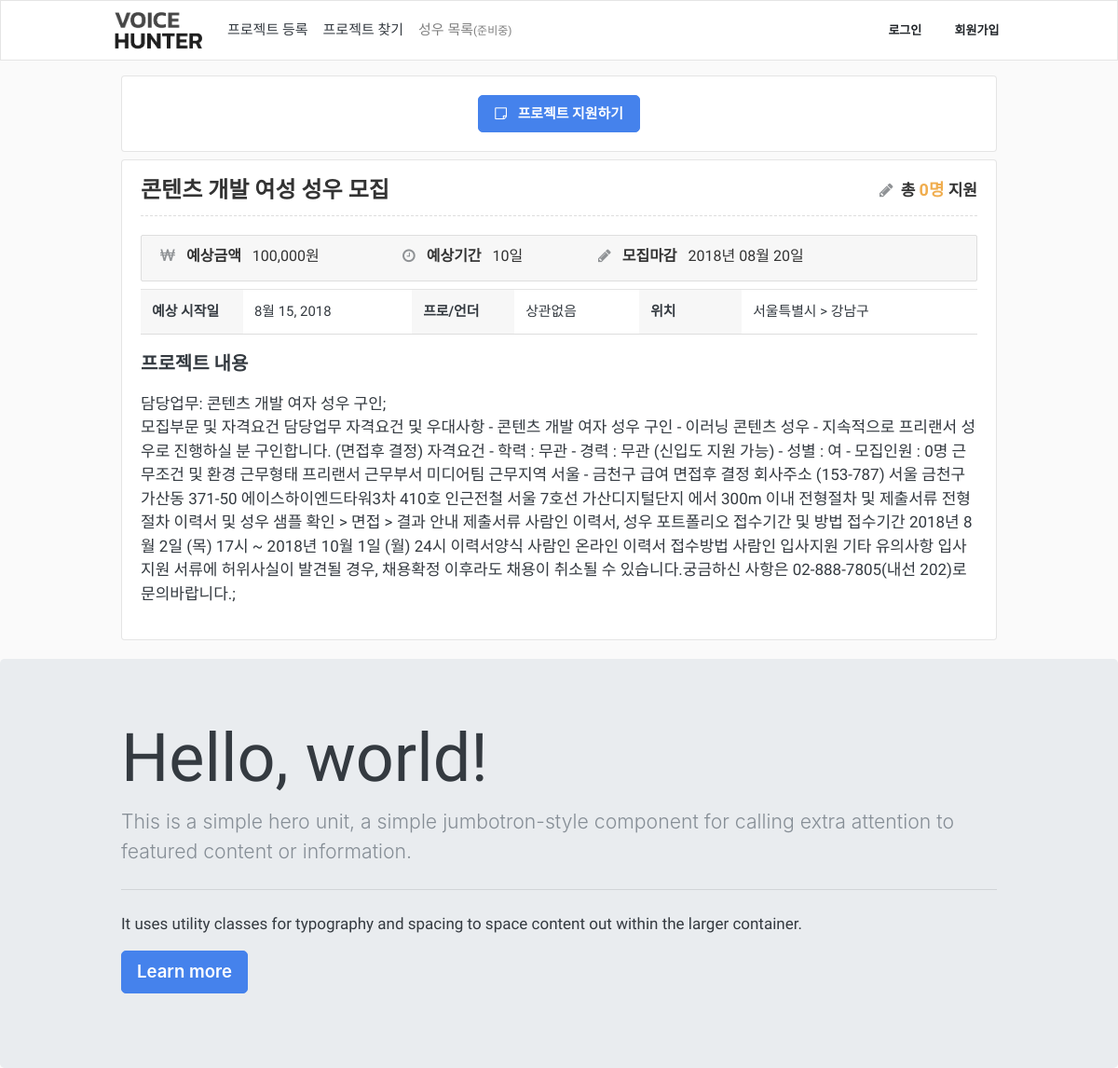
Screenshot of /ko/project/1 with the database file from the repository.
### App/models.py (models this page shows, shortened)
class Project(models.Model):
    class Meta:
        verbose_name_plural = "   프로젝트 테이블"
        ordering = ["-id"]
    TYPE_CHOICES = (
        ('pro', '프로'),
        ('under', '언더'),
        ('both', '상관없음')
    )
    GENDER_CHOICES = (
        ('male', '남자'),
        ('female', '여자'),
        ('both', '성별무관')
    )
    user = models.ForeignKey(User, on_delete=models.CASCADE, verbose_name='유저')
    title = models.CharField(max_length=100, verbose_name='프로젝트 명')
    type = models.CharField(max_length=10, choices=TYPE_CHOICES, verbose_name='성우타입')
    gender = models.CharField(max_length=10, choices=GENDER_CHOICES, verbose_name='성별')
    cost = models.PositiveIntegerField(verbose_name='예상금액')
    period = models.PositiveIntegerField(verbose_name='예상기간')
    deadline = models.DateField(verbose_name='마감기간')
    contant = models.TextField(verbose_name='프로젝트 내용')
    start_at = models.DateField(verbose_name='예상 시작일')
    gugun = models.ForeignKey(Gugun, on_delete=models.CASCADE, verbose_name='위치')
    created_at = models.DateTimeField(auto_now_add=True, verbose_name='등록일자')

class Gugun(models.Model):
    class Meta:
        verbose_name_plural = " 구/군 테이블"
    sido = models.ForeignKey(Sido, on_delete=models.CASCADE, verbose_name='시/도')
    gugun = models.CharField(max_length=10, verbose_name='구/군')
    def __str__(self):
        return str(self.gugun)

class Sido(models.Model):
    class Meta:
        verbose_name_plural = " 시/도 테이블"
    sido = models.CharField(max_length=10, verbose_name='시/도')
    def __str__(self):
        return str(self.sido)

### App/views.py (the view)
# urls.py: path('/project/<int:pk>', ProjectDetailPage, name='detail-projects'),
def ProjectDetailPage(request, pk, lang='ko'):
    translation.activate(lang)
    project = Project.objects.get(pk=pk)
    item = {}
    item['project'] = project
    item['apply'] = len(ProjectApply.objects.filter(project=project))
    item['tags'] = ProjectTag.objects.filter(project=project)[:6]
    return render(request, 'ProjectDetail/ProjectDetailPage.html', {
        'lang': lang,
        'item':item,
    })

### templates/ProjectDetail/ProjectDetailPage.html
{% extends "Base/Base.html" %}
{% load static %}
{% load humanize %}
{% block content %}
<link rel="stylesheet" type="text/css" href="{% static 'ProjectDetail/css/style.css' %}">
<div class="container">
	{% include './Apply.html' %}
	<div class="row mt-1">
		<div class="col-12">
			<div class="card item bg-light mb-1">
				<div class="card-body">
					<div class="header-text project-detail-header">
						<span>{{ item.project.title }}</span>
						<span class="applicant-count pull-right">
							<i class="fa fa-pencil mr-1" style="margin-right: 5px;"></i>
							총 <span class="applicant-num">{{ item.apply }}명</span> 지원
						</span>
					</div>
					<div class="summary">
						<div class="project-detail-basic-info">
							<div class="budget">
								<strong class="mr-2">
									<i class="fa fa-krw"></i>
									<span class="title">예상금액 </span>
								</strong>
								{{ item.project.cost|intcomma }}원
							</div>
							<div class="term">
								<strong class="mr-2">
									<i class="fa fa-clock-o"></i>
									<span class="title">예상기간 </span>
								</strong>
								{{ item.project.period }}일
							</div>
							<div class="deadline">
								<strong class="mr-2">
									<i class="fa fa-pencil"></i>
									<span class="title">모집마감</span>
								</strong>
								{{ item.project.deadline|date:"Y년 m월 d일" }}
							</div>
						</div>
						<table class="table w-100 mt-2">
							<tbody>
								<tr>
									<th>예상 시작일</th>
									<td>{{ item.project.start_at }}</td>
									<th>프로/언더</th>
									<td>{{ item.project.get_type_display }}</td>
									<th>위치</th>
									<td>{{ item.project.gugun.sido }} > {{ item.project.gugun }}</td>
								</tr>
							</tbody>
						</table>
						<div class="project-desc">
							<div class="project-desc-title mb-3">프로젝트 내용</div>
							{{ item.project.contant|linebreaks }}
						</div>
					</div>
				</div>
			</div>
		</div>
	</div>
</div>
{% endblock%}

### static/Base/css/style.css (style rules this page uses)
body, .navbar-fixed-top, .navbar-fixed-bottom { min-width: 970px; background:rgb(250,250,250); font-family: "Nanum Gothic", "Apple SD Gothic Neo", "맑은 고딕", "Malgun Gothic", AppleGothic, 돋움, Dotum, Helvetica, Arial, sans-serif; }
p { font-family: "Nanum Gothic"; }
.container { width: 970px; max-width: none !important; }
i { color: rgb(143, 146, 149); margin-right: 8px; }

### static/ProjectDetail/css/style.css (style rules this page uses)
.project-detail-header { margin-top: 0px; line-height: 24px; font-size: 24px; font-weight: bold; color: #333; }
.applicant-count { font-size: 17px; }
.applicant-num { color: rgb(240, 173, 78); font-weight: 600; font-size: 18px; }
.summary { margin-top: 15px; border-top: 1px #dedede dashed; }
.summary .project-detail-basic-info { margin-top: 20px; padding-left: 20px; background: rgb(247,247,247); border: 1px solid rgb(222,222,222); border-radius: 2px; padding-top: 3px; padding-bottom: 3px; line-height: 38px; font-size: 16px; height: 50px; }
.summary .project-detail-basic-info .budget { min-width: 260px; float: left; color: #333; }
.summary .project-detail-basic-info .term { min-width: 210px; float: left; color: #333; }
.summary .project-detail-basic-info .deadline { float: left; color: #333; }
.table { border-bottom: 1px solid rgb(222,222,222) !important; }
.table th { background: rgb(247,247,247); width: 110px; }
.project-desc-title { font-size: 20px; font-weight: 600; }

### rows the page displays
Project: project "콘텐츠 개발 여성 성우 모집", project.cost "100,000", project.period "10", project.deadline "2018년 08월 20일", project.start_at "8월 15, 2018", project.type "상관없음", project.gugun.sido "서울특별시", project.gugun "강남구", project.contant "담당업무: 콘텐츠 개발 여자 성우 구인; 모집부문 및 자격요건 담당업무 자격요건 및 우대사항 - 콘텐츠 개발 여자 성우 구인 - 이러닝 콘텐츠 성우 - 지속적으로 프리랜서 성우로 진행하실 분 구인합니다. (면접후 결정) 자격요건 - 학력 : 무관 - 경력 : 무관 (신입도 지원 가능) - 성별 : 여 - 모집인원 : 0명 근무조건 및 환경 근무형태 프리랜서 근무부서 미디어팀 근무지역 서울 - 금천구 급여 면접후 결정 회사주소 (153-787) 서울 금천구 가산동 371-50 에이스하이엔드타워3차 410호 인근전철 서울 7호선 가산디지털단지 에서 300m 이내 전형절차 및 제출서류 전형절차 이력서 및 성우 샘플 확인 > 면접 > 결과 안내 제출서류 사람인 이력서, 성우 포트폴리오 접수기간 및 방법 접수기간 2018년 8월 2일 (목) 17시 ~ 2018년 10월 1일 (월) 24시 이력서양식 사람인 온라인 이력서 접수방법 사람인 입사지원 기타 유의사항 입사지원 서류에 허위사실이 발견될 경우, 채용확정 이후라도 채용이 취소될 수 있습니다.궁금하신 사항은 02-888-7805(내선 202)로 문의바랍니다.;"

### other values shown
{{ item.apply }} "0"
